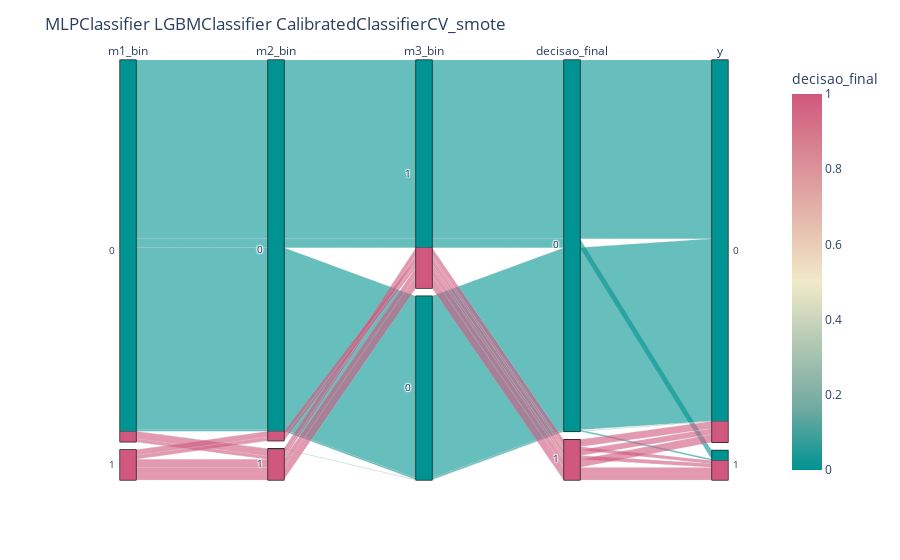

Notebook code for this chart:
### Markdown cell above
# avaliando como o modelo trabalha

### Code cell
#for linha in range(len(grade_thresholds)):
linha = grade_thresholds.index[1]
m1, m2, m3 = grade_thresholds['m1'][linha], grade_thresholds['m2'][linha], grade_thresholds['m3'][linha]
############print(m1, m2, m3)

####################################################################################
corte1, corte2, corte3 = grade_thresholds[0][linha], grade_thresholds[1][linha], grade_thresholds[2][linha]
############print(corte1, corte2, corte3)

####################################################################################
previsoes_filter0 = previsoes[['y', m1, m2, m3]]
previsoes_filter = previsoes_filter0
############previsoes_filter.sample(5)

####################################################################################
previsoes_filter['m1_bin'] = np.where(previsoes_filter[m1] > corte1, 1, 0)
previsoes_filter['m2_bin'] = np.where(previsoes_filter[m2] > corte2, 1, 0)
previsoes_filter['m3_bin'] = np.where(previsoes_filter[m3] > corte3, 1, 0)

previsoes_filter['decisao_final'] = previsoes_filter['m1_bin'] + previsoes_filter['m2_bin'] + previsoes_filter['m3_bin']
previsoes_filter['decisao_final'] = np.where(previsoes_filter['decisao_final'] >= 2, 1, 0)
############previsoes_filter.sample(5)

####################################################################################
colunas_avaliadas = ['m1_bin','m2_bin','m3_bin','decisao_final','y']
previsoes_filter = previsoes_filter#[previsoes_filter['y'] == 1].reset_index(drop=True)
fig = px.parallel_categories(previsoes_filter[colunas_avaliadas], 
                            color='decisao_final', 
                            color_continuous_scale=px.colors.diverging.Tealrose,
                            color_continuous_midpoint=0.5)
fig.update_layout(title=grade_thresholds['nome_comp'][linha])
fig.show()

####################################################################################
import plotly.express as px
import plotly.graph_objects as go

fig = go.Figure(data=
    go.Parcoords(
        line = dict(color = previsoes_filter0['y'],
                   colorscale = [[0,'grey'], [1,'red']]),
        dimensions = list([
            dict(range = [0, 100],
                label = m1, values = previsoes_filter0[m1]),
            dict(range = [0, 100],
                label = m2, values = previsoes_filter0[m2]),
            dict(range = [0, 100],
                label = m3, values = previsoes_filter0[m3]),
            dict(range = [0, 1],
                #constraintrange = [0.5,1],
                label = 'y', values = previsoes_filter0['y'])
        ])
    )
)
fig.show()
####################################################################################

### Figure 1 — Plotly figure (JSON) as saved in the notebook; plotly's stock layout.template omitted (floating-point values rounded to 4 significant figures; data arrays with more than 128 entries replaced by an {"elided": "..."} marker saying what was removed)
{"data": [{"dimensions": [{"label": "m1_bin", "values": {"elided": "1875 int values"}}, {"label": "m2_bin", "values": {"elided": "1875 int values"}}, {"label": "m3_bin", "values": {"elided": "1875 int values"}}, {"label": "decisao_final", "values": {"elided": "1875 int values"}}, {"label": "y", "values": {"elided": "1875 int values"}}], "domain": {"x": [0, 1], "y": [0, 1]}, "line": {"color": {"elided": "1875 int values"}, "coloraxis": "coloraxis"}, "name": "", "type": "parcats"}], "layout": {"coloraxis": {"cmid": 0.5, "colorbar": {"title": {"text": "decisao_final"}}, "colorscale": [[0, "rgb(0, 147, 146)"], [0.1667, "rgb(114, 170, 161)"], [0.3333, "rgb(177, 199, 179)"], [0.5, "rgb(241, 234, 200)"], [0.6667, "rgb(229, 185, 173)"], [0.8333, "rgb(217, 137, 148)"], [1, "rgb(208, 88, 126)"]]}, "legend": {"tracegroupgap": 0}, "margin": {"t": 60}, "title": {"text": "MLPClassifier\nLGBMClassifier\nCalibratedClassifierCV_smote"}}}
